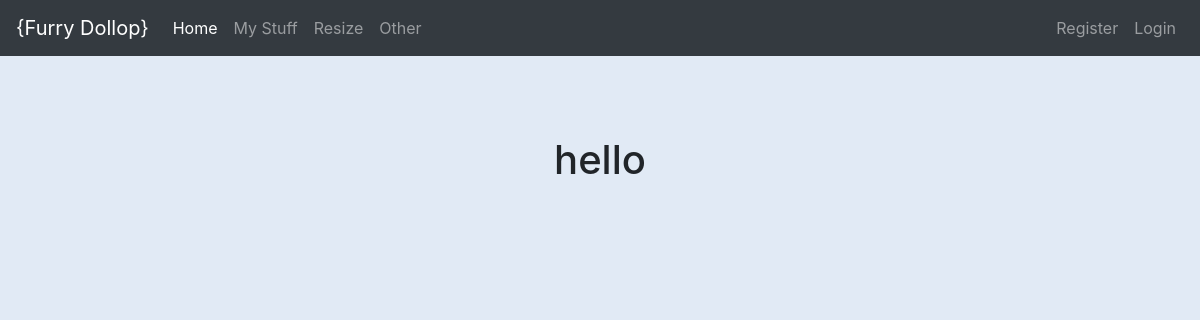
The app's page /add, older data.
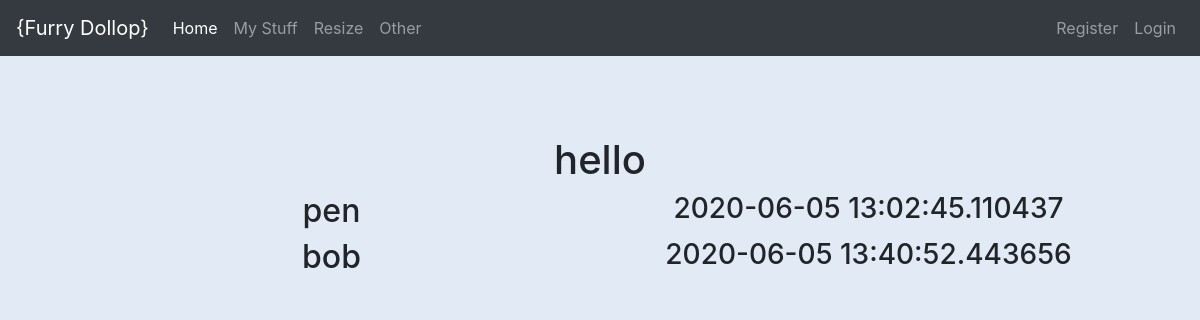
The same page, newer data.
### app/models.py (models this page shows, shortened)
class User(db.Model):
    __tablename__ = 'users'
    id = db.Column(db.Integer, primary_key=True)
    name = db.Column(db.String(50), unique=True)
    hash = db.Column(db.String(200))
    created = db.Column(db.DateTime)

### app/routes.py (the view)
@app.route("/add", methods=['GET'])
def create_user():
    un = request.args.get('user')
    p = request.args.get('pass')
    session['test'] = 'yes'
    x = session['test']
    print(x)
    if un and p:
        new_user = User(name=un, hash=p, created=dt.now())
        db.session.add(new_user)
        db.session.commit()
    users = User.query.all()
    return render_template("index.html", users=users)

### app/templates/index.html (shortened to what this page needs)
{% extends "layout.html" %}
{% block main %}
<h1>hello</h1>
{% for user in users %}
<div class="row">
    <div class="col">
        <h2>{{ user.name }}</h2>
    </div>
    <div class="col">
        <h3>{{ user.created }}</h3>
    </div>
</div>
{% endfor %}
{% endblock %}

Row changes from the older to the newer data that the page shows:
added User: name "pen", created "2020-06-05 13:02:45.110437"
added User: name "bob", created "2020-06-05 13:40:52.443656"
